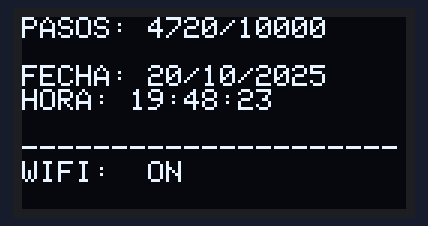
The sketch below on a simulated Arduino Uno, built with avr-gcc and run on an emulated ATmega328P. On the bench: 128×64 one-colour display.

Above: at 0.1 s.
At 3.2 s:
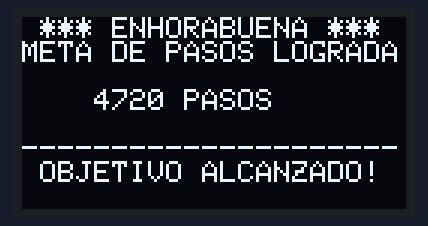
At 6.3 s:
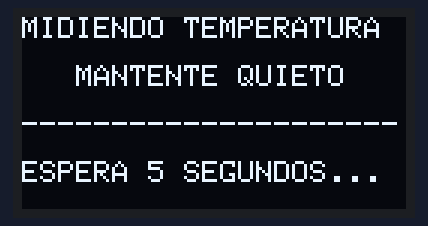
At 9.3 s:
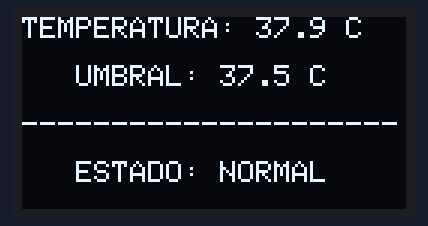

Measured:
- by itself, everything shown: repeats every 15.3 s, in 10 steps
- what the display in image 0 shows lasts 3.0 s, from 0.1 s to 3.1 s

The sketch:

pantalla.ino
```cpp
#include <Wire.h>
#include <Adafruit_GFX.h>
#include <Adafruit_SSD1306.h>

#define ANCHO 128
#define ALTO 64
#define OLED_RESET -1

Adafruit_SSD1306 pantalla(ANCHO, ALTO, &Wire, OLED_RESET);

class PantallaOLED {
  private:
    int pasos, meta;
    char buffer_fecha[11];  // DD/MM/AAAA + '\0'
    char buffer_hora[9];    // HH:MM:SS + '\0'
    bool wifi;
    float umbral;
    int ip;

  public:
    PantallaOLED() {}

    // Función para inicializar la pantalla
    void iniciar() {
      if (!pantalla.begin(SSD1306_SWITCHCAPVCC, 0x3C)) {
        Serial.println(F("No se encontró la pantalla OLED"));
        for (;;);
      }
      pantalla.clearDisplay();
      pantalla.setTextSize(1);
      pantalla.setTextColor(SSD1306_WHITE);
    }

    // Función para apagar la pantalla
    void apagar() {
      pantalla.clearDisplay();
      pantalla.display();
      pantalla.ssd1306_command(SSD1306_DISPLAYOFF); // Apaga el OLED
    }

    // Función para encender la pantalla de nuevo
    void encender() {
      pantalla.clearDisplay();
      pantalla.display();
      pantalla.ssd1306_command(SSD1306_DISPLAYON);  // Enciende el OLED
    }

    void displayPredeterminado() {
      encender();
      pantalla.setCursor(0, 0);

      pantalla.print("PASOS: "); pantalla.print(pasos); pantalla.print("/"); pantalla.println(meta);
      pantalla.println();
      pantalla.print("FECHA: "); pantalla.println(buffer_fecha);
      pantalla.print("HORA: "); pantalla.println(buffer_hora);
      pantalla.println();
      pantalla.println("---------------------");
      pantalla.print("WIFI:  "); pantalla.println(wifi ? "ON" : "OFF");

      pantalla.display();
    }

    void displayEnhorabuena() {
      encender();
      pantalla.setCursor(0, 0);

      pantalla.print(" *** ENHORABUENA ***");
      pantalla.println();
      pantalla.println("META DE PASOS LOGRADA");
      pantalla.println();
      pantalla.print("    ");
      pantalla.print(pasos); pantalla.println(" PASOS");
      pantalla.println();
      pantalla.println("---------------------");
      pantalla.println(" OBJETIVO ALCANZADO!");

      pantalla.display();
    }

    void displayTomandoMedida() {
      encender();
      pantalla.setCursor(0, 0);

      pantalla.println("MIDIENDO TEMPERATURA");
      pantalla.println();
      pantalla.println("   MANTENTE QUIETO");
      pantalla.println();
      pantalla.println("---------------------");
      pantalla.println();
      pantalla.print("ESPERA 5 SEGUNDOS...");

      pantalla.display();
    }

    void displayErrorMedida() {
      encender();
      pantalla.setCursor(0, 0);

      pantalla.println(" ERROR DE MEDICION!");
      pantalla.println();
      pantalla.println("MALA MEDIDA DETECTADA");
      pantalla.println();
      pantalla.println("---------------------");
      pantalla.println();
      pantalla.print(" INTENTELO DE NUEVO");

      pantalla.display();
    }

    void displayMedidaCorrecta(float temperatura, String estado) {
      encender();
      pantalla.setCursor(0, 0);

      pantalla.print("TEMPERATURA: "); pantalla.print(temperatura, 1); pantalla.println(" C");
      pantalla.println();
      pantalla.print("   UMBRAL: "); pantalla.print(umbral, 1); pantalla.println(" C");
      pantalla.println();
      pantalla.println("---------------------");
      pantalla.println();
      pantalla.print("   ESTADO: "); pantalla.print(estado);

      pantalla.display();
    }

    void setDatos(int p, int m, const char* fecha, const char* hora, bool w, float u) {
      pasos = p;
      meta = m;
      wifi = w;
      umbral = u;

      strncpy(buffer_fecha, fecha, sizeof(buffer_fecha) - 1);
      buffer_fecha[sizeof(buffer_fecha) - 1] = '\0';

      strncpy(buffer_hora, hora, sizeof(buffer_hora) - 1);
      buffer_hora[sizeof(buffer_hora) - 1] = '\0';
    }
};

PantallaOLED miPantalla;

void setup() {
  Serial.begin(115200);
  miPantalla.iniciar();
}

void loop() {
  miPantalla.setDatos(4720, 10000, "20/10/2025", "19:48:23", true, 37.5);
  miPantalla.displayPredeterminado();
  delay(3000);
  miPantalla.displayEnhorabuena();
  delay(3000);
  miPantalla.displayTomandoMedida();
  delay(3000);
  miPantalla.displayMedidaCorrecta(37.895,"NORMAL");
  delay(3000);
  miPantalla.displayErrorMedida();
  delay(3000);
}
```
